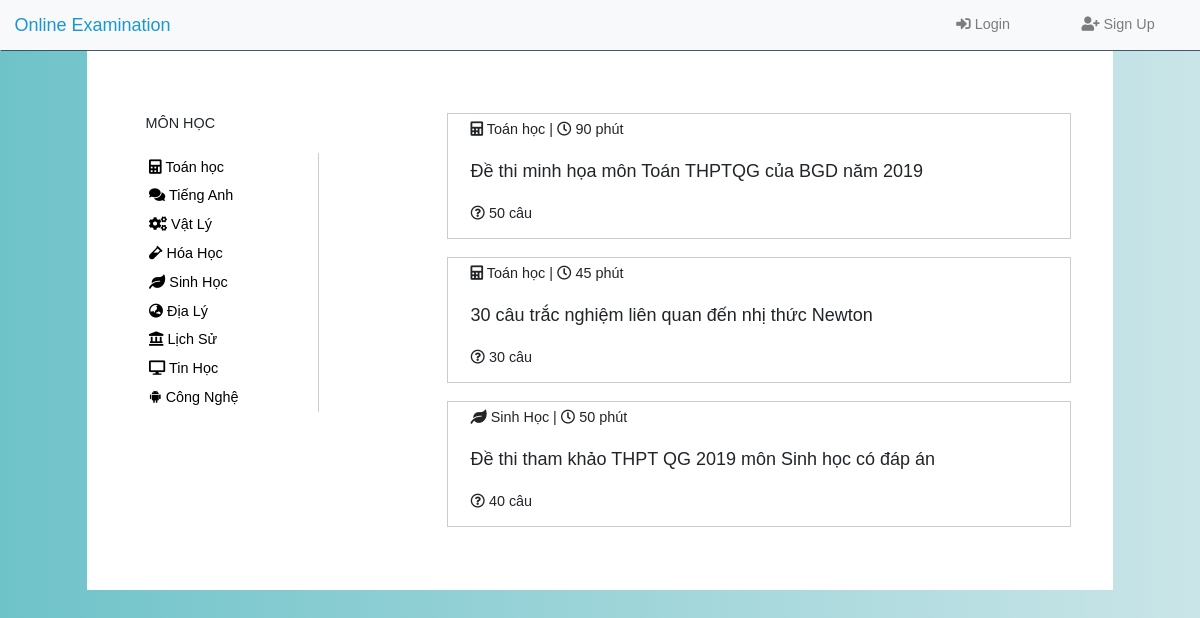
Page /Sources/index.php on the earlier database version.
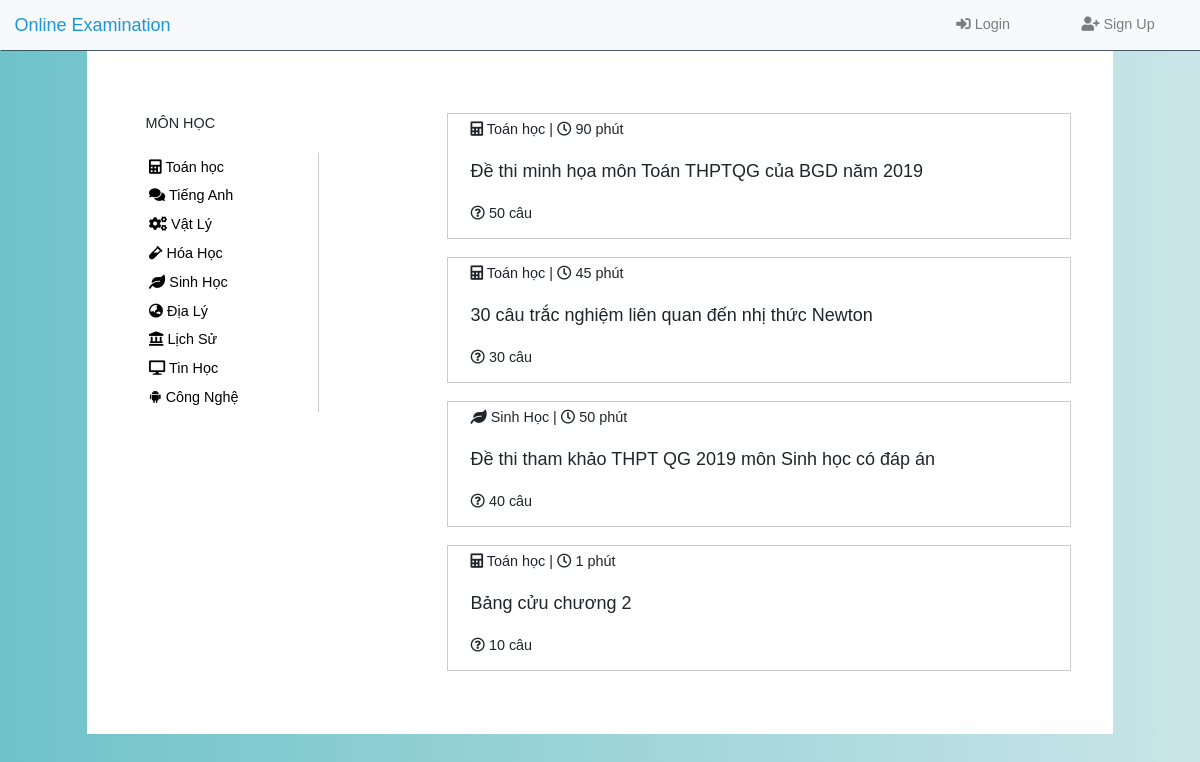
Same page on the later database version.
### tables this page shows
CREATE TABLE `exam` (
  `id` int(11) NOT NULL,
  `subject_id` int(11) DEFAULT NULL,
  `exam_name` text NOT NULL,
  `duration` tinyint(4) DEFAULT NULL COMMENT 'minutes',
  `number_of_questions` tinyint(11) DEFAULT NULL
);

### Sources/controllers/c_index.php (called while the page is built, shortened)
<?php
require_once('controllers/c_exam.php');
    class C_index
    {
        public function showIndexPage()
        {
            $c_exam = new C_exam();
            $allExams = $c_exam->allExams();
            $exam = $allExams["exams"];
            require_once('views/v_index.php');
        }
    }
?>

### Sources/config/core.php (called while the page is built, shortened)
<?php
$home_url="http://localhost:8888/CSE485_N0665/Sources/";
?>

### Sources/models/database.php (called while the page is built, shortened)
<?php
    class Database
    {
        protected $conn = '';
        protected $sql = '';
        public function __construct()
        {
            try
            {
                $this->conn = new PDO("mysql:host=".DB_HOST."; dbname=".DB_NAME, DB_USER, DB_PWD);
                $this->conn->exec("set names utf8");
            } catch(PDOException $ex){
                die($ex->getMessage());
            }
        }
        public function setQuery($sql)
        {
            $this->sql = $sql;
        }
        public function execute($options=array())
        {
            $this->cursor = $this->conn->prepare($this->sql);
            $this->cursor->execute();
            return $this->cursor;
        }
        public function loadAllRows($options=array())
        {
            if (!$options)
            {
                if (!$result = $this->execute())
                {
                    return false;
                }
            } else
            {
                if (!$result = $this->execute($options))
                {
                    return false;
                }
            }
            return $result->fetchAll(PDO::FETCH_OBJ);
        }
    }
?>

### Sources/controllers/c_exam.php (called while the page is built, shortened)
<?php
require_once("models/m_exam.php");
    class C_exam
    {
        public function allExams()
        {
            $m_exam = new M_exam();
            $exams = $m_exam->getAllExams();
            return array('exams'=>$exams);
        }
    }
?>

### Sources/models/m_exam.php (called while the page is built, shortened)
<?php
    include_once('models/database.php');
    class M_exam extends Database
    {
        public function getAllExams()
        {
            $sql = "SELECT * FROM exam";
            return $this->loadAllRows();
        }
    }
?>

### Sources/views/v_index.php (the view, shortened to what this page needs)
<?php
    include_once('views/layout/home_head.php');
    function whatSubject($subject_id)
    {
        switch($subject_id)
        {
            case 1:
                return '<i class="fas fa-calculator"></i> Toán học';
            case 2:
                return '<i class="fas fa-comments"></i> Tiếng Anh';
            case 3:
                return '<i class="fas fa-cogs"></i> Vật Lý';
            case 4:
                return '<i class="fas fa-vial"></i> Hóa Học';
            case 5:
                return '<i class="fas fa-leaf"></i> Sinh Học';
            case 6:
                return '<i class="fas fa-globe-asia"></i> Địa Lý';
            case 7:
                return '<i class="fas fa-landmark"></i> Lịch Sử';
            case 8:
                return '<i class="fas fa-desktop"></i> Tin Học';
            case 9:
                return '<i class="fab fa-android"></i> Công Nghệ';
        }
    }
?>
<link rel="stylesheet" href="public/css/style.css">
<div id="content" class="container">
    <div class="fixed-sidebar col-md-2">
        <span class="label">Môn Học</span>
        <ul class="sidebar">
            <?php for($i=1; $i<=9; $i++){?>
            <li class="subj-item">
                <a  href="<?php echo $home_url?>?subject_id=<?php echo $i ?>">
                    <?php echo whatSubject($i);?>
                </a>
            </li>
            <?php }?>
        </ul>
    </div>
    <div class="col-md-8 quiz-set">
        <?php for($i=0; $i<count($exam); $i++){?>
        <div class="quiz-item row">
            <div class="container col-md-10">
                <div class="row" style="margin-top:5px;">
                    <div class="col-md-12">
                        <?php echo whatSubject($exam[$i]->subject_id).' | <i class="far fa-clock"></i> '.$exam[$i]->duration.' phút'?>
                    </div>
                </div>
                <div class="row" style="margin:20px 0;">
                    <span style="font-size: 20px;">
                        <?php echo $exam[$i]->exam_name?>
                    </span>
                </div>
                <div class="row">
                    <div class="col-md-12">
                        <i class="far fa-question-circle"></i>
                        <?php echo ' '.$exam[$i]->number_of_questions.' câu'?>
                    </div>
                </div>
            </div>
        </div>
        <?php } ?>
    </div>
</div>
<?php include_once('views/layout/home_foot.php');?>

### Sources/index.php
<?php
    include('controllers/c_index.php');
    $c_index = new C_index();
    if(isset($_GET['subject_id']))
        $c_index->showSubjectPage();
    else
        $c_index->showIndexPage();
?>

### Sources/views/layout/home_head.php (shortened to what this page needs)
<!DOCTYPE html>
<html>
<head>
    <link rel="stylesheet" href="public/css/bootstrap.min.css">
    <link rel="stylesheet" href="public/css/all.min.css">
</head>
<body>
    <?php
        include_once('config/core.php');
        include_once('navigation.php');
    ?>

### Sources/views/layout/navigation.php
<?php require_once('config/home_url.php');?>
<link rel="stylesheet" href="public/css/header.css">
<div class="container-fluid">
    <header class="row">
        <nav class="navbar navbar-expand-md navbar-light bg-light">
            <a class="navbar-brand" href="<?php echo $home_url; ?>">Online Examination</a>
            <div class="collapse navbar-collapse" id="navbarSupportedContent">
                <ul class="navbar-nav ml-auto">
                    <?php
                    if(isset($_SESSION['logged_in']) && $_SESSION['logged_in']==true){
                    ?>
                        <li class="nav-item dropdown">
                            <a class="nav-link dropdown-toggle text-center" href="#" id="navbardrop" data-toggle="dropdown" style="min-width:250px;">
                                <?= 'Hi, '.$_SESSION['full_name']?>
                            </a>
                            <div class="dropdown-menu">
                                <a class="dropdown-item" href="<?=$home_url?>user.php">
                                    <i class="fas fa-user"></i><span> Thông tin cá nhân</span>
                                </a>
                                <a class="dropdown-item" href="<?php echo $home_url; ?>logout.php">
                                    <i class="fas fa-sign-out-alt"></i><span> Logout</span>
                                </a>
                            </div>
                        </li>
                    <?php
                    }else{
                    ?>
                        <li class="nav-item bgr-eee">
                            <a class="nav-link" href="<?php echo $home_url; ?>login.php">
                                <i class="fas fa-sign-in-alt"></i><span> Login</span>
                            </a>
                        </li>
                        <li class="nav-item bgr-eee">
                            <a class="nav-link" href="<?php echo $home_url; ?>register.php">
                                <i class="fas fa-user-plus"></i><span> Sign Up</span>
                            </a>
                        </li>
                    <?php } ?>
                </ul>
            </div>
        </nav>
        <br>
    </header>
</div>

### Sources/views/layout/home_foot.php (shortened to what this page needs)
</body>
</html>

### Sources/public/css/header.css (style rules this page uses)
* { margin: 0; padding: 0; font-family: 'Montserrat', sans-serif; }
header { background: #fff; }
header .navbar { box-shadow: 1px 1px #34495e; width: 100%; }
header .navbar .navbar-brand { color: #1997d4; }
.bgr-eee { transition: 0.7s; padding: auto 2px; width: 150px; text-align: center }

### Sources/public/css/style.css (style rules this page uses)
* { margin: 0; padding: 0; font-family: 'Montserrat', sans-serif; }
body { background-image: linear-gradient(to right, #6EC3C9, #CAE5E8); zoom: .9; }
#content { padding: 50px 50px; background: #fff; min-height: 37em; height: 100%; }
#content .fixed-sidebar .sidebar { height: 100%; margin: 20px 0 20px; overflow-y: auto; display: block; background-color: rbga(221,0,0,.1); }
#content .fixed-sidebar { position: fixed; }
.sidebar .subj-item { list-style: none; padding: 4px; text-align: left; border-right: 2px solid #ccc; color: #000; display: block; }
.subj-item a { text-decoration: none; color: #000; }
.fixed-sidebar .label { margin-top: 20px; display: block; text-transform: uppercase; }
#content .quiz-set { margin-top: 20px; position: relative; left: 350px; }
.quiz-set .quiz-item { border: 1px solid #ccc; min-height: 140px; padding-left: 10px; margin-bottom: 20px; box-sizing: border-box; font-size: 16px; }

Differences in the rows shown:
added exam: shows "Toán học", duration "1", exam_name "Bảng cửu chương 2", number_of_questions "10"
